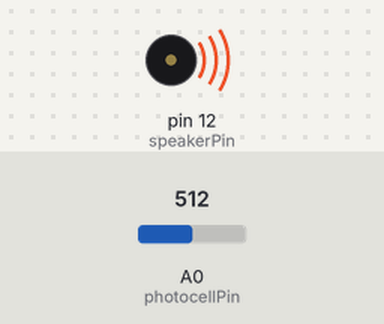
Recording of a sketch running on a simulated Arduino Uno, built with avr-gcc and run on an emulated ATmega328P. Shown: buzzer (waves = sounding). The test bench sets the inputs (shaded band); at power-on: A0 (photocellPin) = 512.

Above: at 0.1 s.
Timing chart, 0 to 1.6 s (numbered marks = the images above):
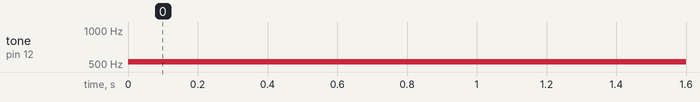

The sketch:

Theramin.ino
```cpp
int speakerPin = 12;
int photocellPin = 0;

void setup()
{

}

void loop()
{
  int reading = analogRead(photocellPin);
  if(reading < 30) tone(speakerPin, 262);
  if(reading > 30 && reading < 60) tone(speakerPin, 294);
  if(reading > 60 && reading < 90) tone(speakerPin, 330);
  if(reading > 90 && reading < 120) tone(speakerPin, 349);
  if(reading > 120 && reading < 150) tone(speakerPin, 392);
  if(reading > 150 && reading < 180) tone(speakerPin, 440);
  if(reading > 180 && reading < 210) tone(speakerPin, 494);
  if(reading > 210) tone(speakerPin, 523);

}
```

Measured:
- by itself, tone on pin 12 (speakerPin): silent → 523 Hz at 0.00 s
